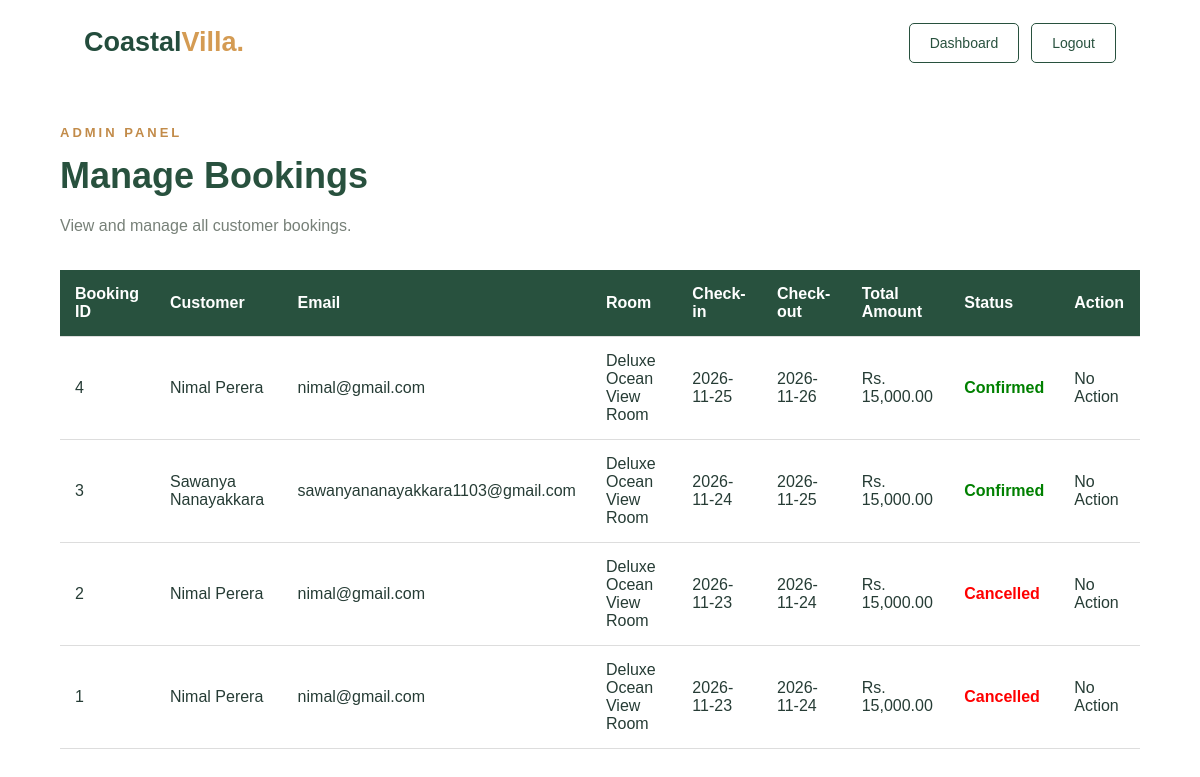
Page /admin/bookings.php (signed in) on the committed database.
### tables this page shows
CREATE TABLE `bookings` (
  `booking_id` int(11) NOT NULL,
  `user_id` int(11) NOT NULL,
  `room_id` int(11) NOT NULL,
  `check_in` date NOT NULL,
  `check_out` date NOT NULL,
  `total_amount` decimal(10,2) NOT NULL,
  `booking_status` enum('Pending','Confirmed','Cancelled') DEFAULT 'Pending',
  `booking_date` timestamp NULL DEFAULT current_timestamp()
);

CREATE TABLE `users` (
  `user_id` int(11) NOT NULL,
  `name` varchar(100) NOT NULL,
  `email` varchar(150) NOT NULL,
  `contact_number` varchar(20) NOT NULL,
  `password` varchar(255) NOT NULL,
  `role` enum('guest','admin') DEFAULT 'guest',
  `created_at` timestamp NULL DEFAULT current_timestamp()
);

CREATE TABLE `rooms` (
  `room_id` int(11) NOT NULL,
  `room_name` varchar(100) NOT NULL,
  `room_type` varchar(50) NOT NULL,
  `description` text DEFAULT NULL,
  `facilities` text DEFAULT NULL,
  `price_per_night` decimal(10,2) NOT NULL,
  `max_guests` int(11) NOT NULL,
  `image` varchar(255) DEFAULT NULL,
  `room_status` enum('Active','Inactive') DEFAULT 'Active',
  `created_at` timestamp NULL DEFAULT current_timestamp()
);

### admin/bookings.php (the view, shortened to what this page needs)
<?php
require_once "../config/database.php";
$sql = "SELECT bookings.*, users.name, users.email,
               rooms.room_name, rooms.room_type
        FROM bookings
        INNER JOIN users ON bookings.user_id = users.user_id
        INNER JOIN rooms ON bookings.room_id = rooms.room_id
        ORDER BY bookings.booking_date DESC";
$stmt = $conn->prepare($sql);
$stmt->execute();
$bookings = $stmt->fetchAll(PDO::FETCH_ASSOC);
?>
<!DOCTYPE html>
<html lang="en">
<head>
    <link rel="stylesheet" href="../assets/css/style.css">
</head>
<body>
<header class="navbar">
    <a href="../index.php" class="logo">
        Coastal<span>Villa.</span>
    </a>
    <div class="nav-actions">
        <a href="dashboard.php" class="login-btn">Dashboard</a>
        <a href="../logout.php" class="login-btn">Logout</a>
    </div>
</header>
<section class="booking-management">
    <div class="section-heading">
        <p class="section-label">ADMIN PANEL</p>
        <h2>Manage Bookings</h2>
        <p>View and manage all customer bookings.</p>
    </div>
    <table class="booking-table">
        <thead>
            <tr>
                <th>Booking ID</th>
                <th>Customer</th>
                <th>Email</th>
                <th>Room</th>
                <th>Check-in</th>
                <th>Check-out</th>
                <th>Total Amount</th>
                <th>Status</th>
                <th>Action</th>
            </tr>
        </thead>
        <tbody>
            <?php if (count($bookings) > 0): ?>
                <?php foreach ($bookings as $booking): ?>
                    <tr>
                        <td><?php echo $booking["booking_id"]; ?></td>
                        <td><?php echo htmlspecialchars($booking["name"]); ?></td>
                        <td><?php echo htmlspecialchars($booking["email"]); ?></td>
                        <td><?php echo htmlspecialchars($booking["room_name"]); ?></td>
                        <td><?php echo htmlspecialchars($booking["check_in"]); ?></td>
                        <td><?php echo htmlspecialchars($booking["check_out"]); ?></td>
                        <td>Rs. <?php echo number_format($booking["total_amount"], 2); ?></td>
                        <td>
                            <span class="status <?php echo strtolower($booking["booking_status"]); ?>">
                                <?php echo htmlspecialchars($booking["booking_status"]); ?>
                            </span>
                        </td>
                        <td>
                            <?php if ($booking["booking_status"] === "Pending"): ?>
                                <form method="POST" style="display:inline;">
                                    <input type="hidden" name="booking_id"
                                           value="<?php echo $booking["booking_id"]; ?>">
                                    <button type="submit" name="status" value="Confirmed"
                                            class="action-btn confirm-btn">
                                        Confirm
                                    </button>
                                </form>
                                <form method="POST" style="display:inline;">
                                    <input type="hidden" name="booking_id"
                                           value="<?php echo $booking["booking_id"]; ?>">
                                    <button type="submit" name="status" value="Cancelled"
                                            class="action-btn cancel-btn">
                                        Cancel
                                    </button>
                                </form>
                            <?php else: ?>
                                No Action
                            <?php endif; ?>
                        </td>
                    </tr>
                <?php endforeach; ?>
            <?php endif; ?>
        </tbody>
    </table>
</section>
</body>
</html>

### assets/css/style.css (style rules this page uses)
* { margin: 0; padding: 0; box-sizing: border-box; }
html { scroll-behavior: smooth; }
body { font-family: Arial, sans-serif; color: #263c35; background: #ffffff; }
.navbar { width: 100%; min-height: 85px; padding: 15px 7%; display: flex; align-items: center; justify-content: space-between; background: #ffffff; gap: 20px; }
.logo { font-size: 27px; font-weight: bold; color: #234c3c; text-decoration: none; }
.logo span, .footer-content span { color: #d49b53; }
.nav-actions { display: flex; align-items: center; gap: 12px; }
.login-btn, .register-btn { text-decoration: none; padding: 11px 20px; border-radius: 5px; font-size: 14px; }
.login-btn { color: #28513e; border: 1px solid #28513e; }
.section-label { color: #c28b49; font-size: 13px; letter-spacing: 3px; margin-bottom: 15px; font-weight: bold; }
.intro h2, .section-heading h2 { font-size: 36px; margin-bottom: 20px; color: #28513e; }
.section-heading { margin-bottom: 35px; }
.section-heading > p:last-child { color: #778078; }

### admin/bookings.php (style rules this page uses)
.booking-management { padding: 40px 5%; overflow-x: auto; }
.booking-table { width: 100%; border-collapse: collapse; background: white; margin-top: 30px; min-width: 900px; }
.booking-table th, .booking-table td { padding: 15px; text-align: left; border-bottom: 1px solid #ddd; }
.booking-table th { background: #28513e; color: white; }
.status { font-weight: bold; }
.confirmed { color: green; }
.cancelled { color: red; }

### rows in the picture
bookings: booking_id "4", user.name "Nimal Perera", user.email "nimal@gmail.com", room.room_name "Deluxe Ocean View Room", check_in "2026-11-25", check_out "2026-11-26", total_amount "15,000.00", booking_status "Confirmed", shows "No Action"
bookings: booking_id "3", user.name "Sawanya Nanayakkara", user.email "sawanyananayakkara1103@gmail.com", room.room_name "Deluxe Ocean View Room", check_in "2026-11-24", check_out "2026-11-25", total_amount "15,000.00", booking_status "Confirmed", shows "No Action"
bookings: booking_id "2", user.name "Nimal Perera", user.email "nimal@gmail.com", room.room_name "Deluxe Ocean View Room", check_in "2026-11-23", check_out "2026-11-24", total_amount "15,000.00", booking_status "Cancelled", shows "No Action"
bookings: booking_id "1", user.name "Nimal Perera", user.email "nimal@gmail.com", room.room_name "Deluxe Ocean View Room", check_in "2026-11-23", check_out "2026-11-24", total_amount "15,000.00", booking_status "Cancelled", shows "No Action"
